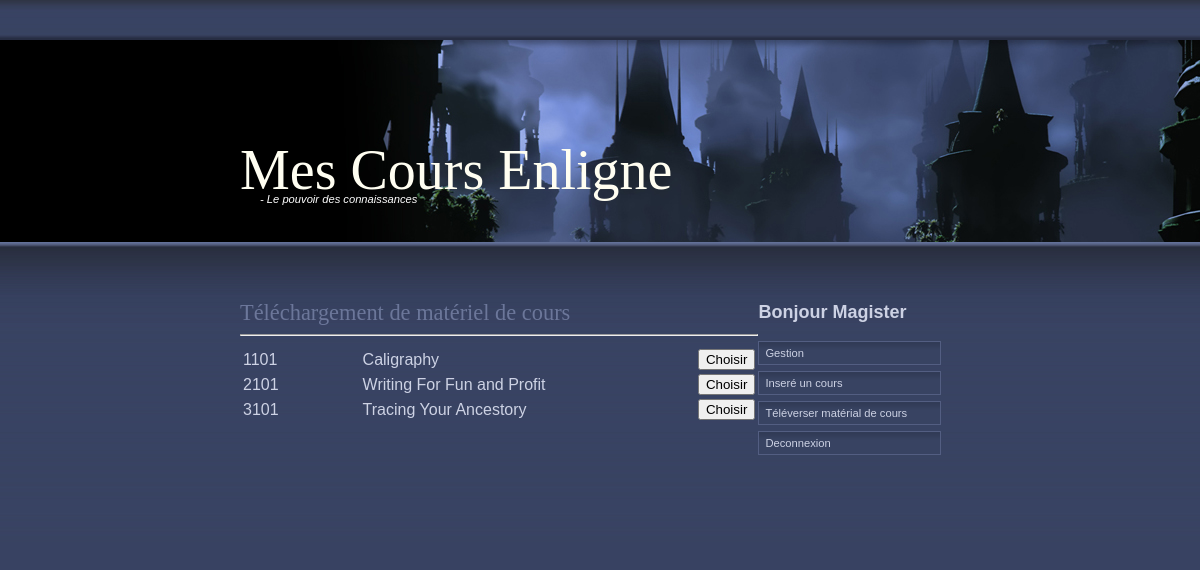
The app's page /uploadMat.php (signed in) with its own data.
### tables this page shows
CREATE TABLE `courses` (
  `CourseID` varchar(4) NOT NULL,
  `CourseName` varchar(60) NOT NULL,
  `Price` decimal(14,2) DEFAULT NULL,
  `Tutor` varchar(9) DEFAULT NULL
);

### fonction.php (called while the page is built, shortened)
<?php
require_once('ClassMesCours.php');
function check_admin_user() {
  if (isset($_SESSION['admin_user'])) {
    return true;
  } else {
    return false;
  }
}
function check_user() {
	if(isset($_SESSION['valid_user'])) {
		return true;
	}else{
		return false;
	}
}
function db_connect() {
   $result = new mysqli('localhost', 'dataadmin', 'admin', 'MesCours');
   $result->autocommit(TRUE);
   return $result;
}
function getAllCourses(){
    $conn = db_connect();
    $listeDesCours = array();
    if (!$conn) {
      return 0;
    }
    else {
        if (check_user() == 1){
            $myStudent = getMyStudent($_SESSION['valid_user']);
            $studentid = $myStudent->StudentID;
            $sql = "SELECT * FROM courses WHERE CourseID NOT IN (SELECT CourseID FROM studentscourses WHERE StudentID = '". $studentid ."')";
        }
         else {
             $sql = "SELECT * FROM courses";
         }
    }
    $result = $conn->query($sql);
     if ($result->num_rows>0) {
        while ($obj = mysqli_fetch_array($result)) {
                $myCours = new Cours($obj[0], $obj[1], $obj[2], $obj[3]);
                $listeDesCours[] = $myCours;
        }
    return $listeDesCours;
    }
}
?>

### ClassMesCours.php (called while the page is built, shortened)
<?php
class Cours {
    public function Cours($id, $nom, $cout, $tuteur) {
        $this->id = $id;
        $this->nom = $nom;
    }
}
?>

### uploadMat.php (the view, shortened to what this page needs)
<html>
	<head>
            <link href="assets/css/style.css" rel="stylesheet" type="text/css" />
	</head>
        <?php
        require_once('fonction.php');
        require_once('ClassMesCours.php');
        require_once('Navigation.php');
        ?>
        <body>
        <div id="top">
        </div>
        <div id="banner">
            <div class="title_tagline">
                <h1 class="title">Mes Cours Enligne</h1>
              <h2>- Le pouvoir des connaissances</h2>
            </div>
        </div>
        <div id="main">
            <div id="content">
            <?php
                if (check_admin_user() == 1){
                 affiche_navigation('magister');
                  } else {
                 header('Location: index.php');
                 }
            ?>
                <h3>Téléchargement de matériel de cours</h3>
                <hr>
                <table>
                    <thead>
                        <tr>
                            <th><?php
                                $mesCours = getAllCourses();
                                foreach ($mesCours as $row) {
                                    $courseid = $row->id;
                                    $coursename = $row->nom;
                                    echo "<tr><td style='width: 200px; ' >".$courseid."</td>"
                                            . "<td style='width: 600px;'>".$coursename."</td>"
                                             ."<td> <input type=button onClick=".'"'."location.href='uploadChoix.php?idcour=".$courseid."'".'"'."value='Choisir'></td>"
                                        . "</tr>";
                            }
                            echo "</table>";
                            ?></th>
            </div>
        </div>
    </body>
</html>

### assets/css/style.css (style rules this page uses)
body { background-color: #f7edd8; font-family: arial, sans-serif; font-size: .7em; color: #cdd2e4; background-color: #384262; padding: 0; margin: 0; }
h1 { color: #fffef1; font-family: georgia, serif; font-size: 5em; font-weight: normal; line-height: 45px; padding: 0; margin: 0; }
h2 { color: #fff; font-size: 1em; font-style: italic; font-weight: 100; text-indent: 20px; padding: 0; margin: 0; }
h3 { color: #6c779a; font-family: georgia, serif; font-size: 2em; font-weight: 100; line-height: 1em; padding: 0; margin: 0 0 10px 0; }
#top { height: 40px; background-image: url(../imgs/top.jpg); background-repeat: repeat-x; background-color: #f7edd8; }
.title_tagline { width: 720px; padding: 108px 0 0 0; margin: 0 auto; }
#banner { height: 202px; background-image: url(../imgs/towers.jpg); background-repeat: no-repeat; background-color: #000; }
#main { min-height: 300px; height: auto !important; height: 300px; background-image: url(../imgs/content.jpg); background-repeat: repeat-x; background-color: #384262; }
#content { width: 720px; padding: 60px 0 0 0; margin: 0 auto; }

### records on screen
courses: CourseID "1101", CourseName "Caligraphy"
courses: CourseID "2101", CourseName "Writing For Fun and Profit"
courses: CourseID "3101", CourseName "Tracing Your Ancestory"
